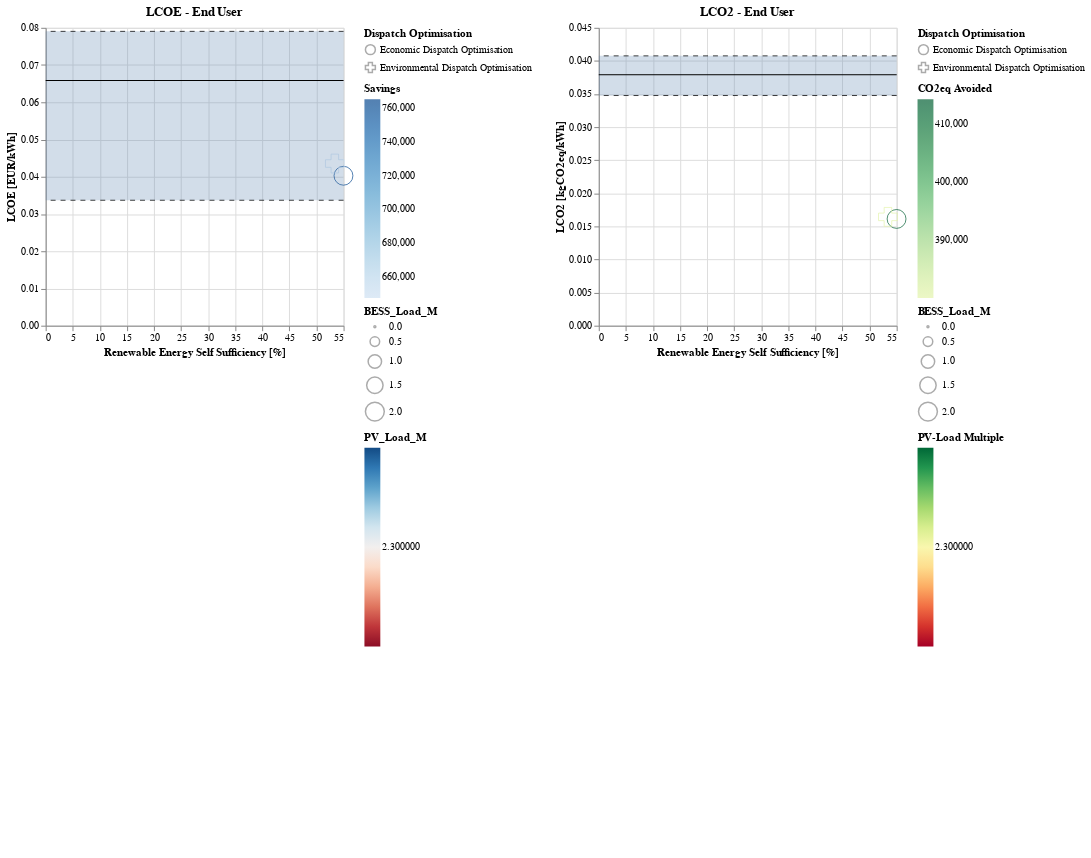

This figure's notebook cell:
### Code cell
shape_values = {'Economic Dispatch Optimisation': 'circle', 'Environmental Dispatch Optimisation': 'cross'}

lines_lcoe_enduser_econ= alt.Chart(results_econ, title='LCOE - End User').mark_line(
    size= 1.5
).encode(
    x= alt.X('ress:Q', axis= alt.Axis(title='Renewable Energy Self Sufficiency [%]')),
    y= alt.Y('lcoe_enduser:Q', axis= alt.Axis(title='LCOE [EUR/kWh]')),
    # shape= alt.Shape(
    #     'earnings_class:N',
    #     scale=alt.Scale(
    #         domain=list(shape_values.keys()),
    #         range=list(shape_values.values())
    #     )
    # ),
    color= alt.Color('PV_Load_M:Q').scale(
        scheme='redblue',
        #domain= (0, 8)
    ),
)
lines_lcoe_enduser_env= alt.Chart(results_env, title='LCOE - End User').mark_line(
    size= 1.5
).encode(
    x= alt.X('ress:Q', axis= alt.Axis(title='Renewable Energy Self Sufficiency [%]')),
    y= alt.Y('lcoe_enduser:Q', axis= alt.Axis(title='LCOE [EUR/kWh]')),
    # shape= alt.Shape(
    #     'earnings_class:N',
    #     scale=alt.Scale(
    #         domain=list(shape_values.keys()),
    #         range=list(shape_values.values())
    #     )
    # ),
    color= alt.Color(
        'PV_Load_M:Q',
        legend= alt.Legend(
            title= '',
            labelOpacity=0,
            gradientOpacity=0,
            symbolOpacity=0
        )
    ).scale(
        scheme='redblue',
        #domain= (0, 8)
    )
)
points_lcoe_enduser= alt.Chart(results).mark_point(
    size= 150,
    strokeWidth= 1
).encode(
    alt.X(
        'ress:Q',
        # axis= alt.Axis(
        #     title='',
        #     labelOpacity= 0
        # )
    ),
    alt.Y(
        'lcoe_enduser:Q',
        # axis= alt.Axis(
        #     title='',
        #     labelOpacity= 0
        # )
    ),
    shape= alt.Shape(
        'label:N',
        scale=alt.Scale(
            domain=list(shape_values.keys()),
            range=list(shape_values.values())
        ),
        legend= alt.Legend(
            title= 'Dispatch Optimisation'
        )
    ),
    color= alt.Color(
        'savings:Q',
        legend= alt.Legend(
            title='Savings',
            #title='',
            # labelOpacity= 0,
            # symbolOpacity= 0,
            # gradientOpacity= 0,
            # titleOpacity=0
        )
    ).scale(
        scheme='blues',
        #domain= (-1500000, 1500000)
    ),
    size= alt.Size(
        'BESS_Load_M:Q',
        legend= alt.Legend(
            #title= '',
        )
    )
)


lines_lco2_enduser_econ= alt.Chart(results_econ, title='LCO2 - End User').mark_line(
    size= 1.5
).encode(
    x= alt.X('ress:Q', axis= alt.Axis(title='Renewable Energy Self Sufficiency [%]')),
    y= alt.Y('lco2_enduser:Q', axis= alt.Axis(title='LCO2 [kgCO2eq/kWh]')),
    # shape= alt.Shape(
    #     'earnings_class:N',
    #     scale=alt.Scale(
    #         domain=list(shape_values.keys()),
    #         range=list(shape_values.values())
    #     )
    # ),
    color= alt.Color(
        'PV_Load_M:Q',
        legend= alt.Legend(
            title= 'PV-Load Multiple'
        )
    ).scale(
        scheme='redyellowgreen',
        #domain= (0, 8)
    ),
)
lines_lco2_enduser_env= alt.Chart(results_env, title='LCO2 - End User').mark_line(
    size= 1.5
).encode(
    x= alt.X('ress:Q', axis= alt.Axis(title='Renewable Energy Self Sufficiency [%]')),
    y= alt.Y('lco2_enduser:Q', axis= alt.Axis(title='LCO2 [kgCO2eq/kWh]')),
    # shape= alt.Shape(
    #     'earnings_class:N',
    #     scale=alt.Scale(
    #         domain=list(shape_values.keys()),
    #         range=list(shape_values.values())
    #     )
    # ),
    color= alt.Color(
        'PV_Load_M:Q',
        legend= alt.Legend(
            title= '',
            labelOpacity=0,
            gradientOpacity=0,
            titleOpacity=0
        )
    ).scale(
        scheme='redyellowgreen',
        #domain= (0, 8)
    ),
)
points_lco2_enduser= alt.Chart(results).mark_point(
    size= 150,
    strokeWidth= 1
).encode(
    alt.X(
        'ress:Q',
        # axis= alt.Axis(
        #     title='',
        #     labelOpacity= 0
        # )
    ),
    alt.Y(
        'lco2_enduser:Q',
        # axis= alt.Axis(
        #     title='',
        #     labelOpacity= 0
        # )
    ),
    shape= alt.Shape(
        'label:N',
        scale=alt.Scale(
            domain=list(shape_values.keys()),
            range=list(shape_values.values()),
        ),
        legend= alt.Legend(
            title= 'Dispatch Optimisation'
        )
    ),
    color= alt.Color(
        'co2avoided:Q',
        legend= alt.Legend(
            title='CO2eq Avoided',
            # title='',
            # labelOpacity= 0,
            # symbolOpacity= 0,
            # gradientOpacity= 0
        )
    ).scale(
        scheme='yellowgreen',
        #domain= (-800000, 500000)
    ),
    size= alt.Size(
        'BESS_Load_M:Q'
    )
)


# alt.layer(lines_lcoe + points_lcoe)#.resolve_scale(shape= 'independent')


alt.hconcat(
    alt.layer(
        points_lcoe_enduser,
        lines_lcoe_enduser_econ,
        lines_lcoe_enduser_env,
        chart_band_price,
        chart_rule_price_quartiles,
        chart_rule_price_avg
    ).resolve_scale(
        color= 'independent',
        size= 'independent'
    ),
    alt.layer(
        points_lco2_enduser,
        lines_lco2_enduser_econ,
        lines_lco2_enduser_env,
        chart_band_co2,
        chart_rule_co2_quartiles,
        chart_rule_co2_avg
    ).resolve_scale(
        color= 'independent',
        size= 'independent'
    )
).resolve_scale(
    #legend= 'independent',
    #scale= 'independent',
    shape= 'independent',
    color= 'independent'
)

### Figure 1 — Vega-Lite specification as saved in the notebook (floating-point values rounded to 4 significant figures)
{"config": {"view": {"continuousWidth": 300, "continuousHeight": 300}}, "hconcat": [{"layer": [{"data": {"name": "data-19383e83c3449379a97158735675f9dc"}, "mark": {"type": "point", "size": 150, "strokeWidth": 1}, "encoding": {"color": {"field": "savings", "legend": {"title": "Savings"}, "scale": {"scheme": "blues"}, "type": "quantitative"}, "shape": {"field": "label", "legend": {"title": "Dispatch Optimisation"}, "scale": {"domain": ["Economic Dispatch Optimisation", "Environmental Dispatch Optimisation"], "range": ["circle", "cross"]}, "type": "nominal"}, "size": {"field": "BESS_Load_M", "legend": {}, "type": "quantitative"}, "x": {"field": "ress", "type": "quantitative"}, "y": {"field": "lcoe_enduser", "type": "quantitative"}}}, {"data": {"name": "data-5113375793d75169b863ffa22a50afd1"}, "mark": {"type": "line", "size": 1.5}, "encoding": {"color": {"field": "PV_Load_M", "scale": {"scheme": "redblue"}, "type": "quantitative"}, "x": {"axis": {"title": "Renewable Energy Self Sufficiency [%]"}, "field": "ress", "type": "quantitative"}, "y": {"axis": {"title": "LCOE [EUR/kWh]"}, "field": "lcoe_enduser", "type": "quantitative"}}, "title": "LCOE - End User"}, {"data": {"name": "data-f9683b452e56694cd5e4e55439d9d0dc"}, "mark": {"type": "line", "size": 1.5}, "encoding": {"color": {"field": "PV_Load_M", "legend": {"gradientOpacity": 0, "labelOpacity": 0, "symbolOpacity": 0, "title": ""}, "scale": {"scheme": "redblue"}, "type": "quantitative"}, "x": {"axis": {"title": "Renewable Energy Self Sufficiency [%]"}, "field": "ress", "type": "quantitative"}, "y": {"axis": {"title": "LCOE [EUR/kWh]"}, "field": "lcoe_enduser", "type": "quantitative"}}, "title": "LCOE - End User"}, {"data": {"name": "data-1a1891a4e8933da348c85607881f8777"}, "mark": {"type": "errorband", "extent": "ci", "interpolate": "linear", "opacity": 0.25}, "encoding": {"y": {"axis": {"title": ""}, "field": "Avg_Price", "type": "quantitative"}}}, {"data": {"name": "data-1a1891a4e8933da348c85607881f8777"}, "mark": {"type": "rule", "opacity": 0.75, "strokeDash": [5, 5]}, "encoding": {"y": {"axis": {"title": ""}, "field": "Avg_Price", "type": "quantitative"}}}, {"data": {"name": "data-29063736421324a240b4facf614d11f1"}, "mark": {"type": "rule"}, "encoding": {"y": {"axis": {"title": ""}, "field": "Avg_Price", "type": "quantitative"}}}], "resolve": {"scale": {"color": "independent", "size": "independent"}}}, {"layer": [{"data": {"name": "data-19383e83c3449379a97158735675f9dc"}, "mark": {"type": "point", "size": 150, "strokeWidth": 1}, "encoding": {"color": {"field": "co2avoided", "legend": {"title": "CO2eq Avoided"}, "scale": {"scheme": "yellowgreen"}, "type": "quantitative"}, "shape": {"field": "label", "legend": {"title": "Dispatch Optimisation"}, "scale": {"domain": ["Economic Dispatch Optimisation", "Environmental Dispatch Optimisation"], "range": ["circle", "cross"]}, "type": "nominal"}, "size": {"field": "BESS_Load_M", "type": "quantitative"}, "x": {"field": "ress", "type": "quantitative"}, "y": {"field": "lco2_enduser", "type": "quantitative"}}}, {"data": {"name": "data-5113375793d75169b863ffa22a50afd1"}, "mark": {"type": "line", "size": 1.5}, "encoding": {"color": {"field": "PV_Load_M", "legend": {"title": "PV-Load Multiple"}, "scale": {"scheme": "redyellowgreen"}, "type": "quantitative"}, "x": {"axis": {"title": "Renewable Energy Self Sufficiency [%]"}, "field": "ress", "type": "quantitative"}, "y": {"axis": {"title": "LCO2 [kgCO2eq/kWh]"}, "field": "lco2_enduser", "type": "quantitative"}}, "title": "LCO2 - End User"}, {"data": {"name": "data-f9683b452e56694cd5e4e55439d9d0dc"}, "mark": {"type": "line", "size": 1.5}, "encoding": {"color": {"field": "PV_Load_M", "legend": {"gradientOpacity": 0, "labelOpacity": 0, "title": "", "titleOpacity": 0}, "scale": {"scheme": "redyellowgreen"}, "type": "quantitative"}, "x": {"axis": {"title": "Renewable Energy Self Sufficiency [%]"}, "field": "ress", "type": "quantitative"}, "y": {"axis": {"title": "LCO2 [kgCO2eq/kWh]"}, "field": "lco2_enduser", "type": "quantitative"}}, "title": "LCO2 - End User"}, {"data": {"name": "data-1a1891a4e8933da348c85607881f8777"}, "mark": {"type": "errorband", "extent": "ci", "interpolate": "linear", "opacity": 0.25}, "encoding": {"y": {"axis": {"title": ""}, "field": "Avg_CO2eq", "type": "quantitative"}}}, {"data": {"name": "data-1a1891a4e8933da348c85607881f8777"}, "mark": {"type": "rule", "opacity": 0.75, "strokeDash": [5, 5]}, "encoding": {"y": {"axis": {"title": ""}, "field": "Avg_CO2eq", "type": "quantitative"}}}, {"data": {"name": "data-29063736421324a240b4facf614d11f1"}, "mark": {"type": "rule"}, "encoding": {"y": {"axis": {"title": ""}, "field": "Avg_CO2eq", "type": "quantitative"}}}], "resolve": {"scale": {"color": "independent", "size": "independent"}}}], "resolve": {"scale": {"color": "independent", "shape": "independent"}}, "$schema": "https://vega.github.io/schema/vega-lite/v5.8.0.json", "datasets": {"data-19383e83c3449379a97158735675f9dc": [{"P_PV": 7.0, "P_BESS": 6.0, "E_BESS": 6.0, "T_BESS": 1.0, "pv2load": 8735500, "pv2bess": 2953968, "pv2curtail": 7519577, "pv2grid": 6594639, "bess2load": 2242639, "bess2grid": 1314622, "grid2load": 8271747, "grid2bess": 1062497, "annual_energy": 18890000.0, "capex": 3260000.0, "capex_pv": 560000.0, "capex_bess": 2700000.0, "opex": 57000.0, "opex_pv": 21000.0, "opex_bess": 36000.0, "capex_co2": 831000.0, "capex_co2_pv": 231000.0, "capex_co2_bess": 600000.0, "opex_co2": 0.0, "opex_co2_pv": 0.0, "opex_co2_bess": 0.0, "lcoe_investor": 0.01417, "lcoe_enduser": 0.04027, "lcoe_revenue": -0.004448, "lco2_investor": 0.004185, "lco2_enduser": 0.01613, "lco2_abatement": -0.00754, "savings": 765000.0, "energy_procurement_costs": 738300.0, "energy_procurement_costs_load": 691300.0, "energy_procurement_costs_bess": 46960.0, "profit": 466700.0, "profit_pv": 386900.0, "profit_bess": 79860.0, "co2avoided": 414200.0, "co2burden": 363300.0, "co2burden_load": 322400.0, "co2burden_bess": 40900.0, "co2abatement": 294000.0, "co2abatement_pv": 244900.0, "co2abatement_bess": 49130.0, "cycles": 592.0, "self_sufficiency": 58.12, "ress": 54.98, "self_consumption": 0.001358, "net_savings": 26670.0, "net_co2avoided": 50990.0, "net_earnings": 493400.0, "net_abatement": 345000.0, "PV_Load_M": 2.3, "BESS_Load_M": 2.0, "pv2load_share": 0.3385, "pv2bess_share": 0.1145, "pv2grid_share": 0.2556, "curtailment_share": 0.2914, "bess2load_share": 0.6304, "bess2grid_share": 0.3696, "earnings_class": "positive", "co2abatement_class": "positive", "savings_class": "positive", "co2avoided_class": "positive", "label": "Economic Dispatch Optimisation"}, {"P_PV": 7.0, "P_BESS": 6.0, "E_BESS": 6.0, "T_BESS": 1.0, "pv2load": 8796130, "pv2bess": 2875335, "pv2curtail": 7513927, "pv2grid": 6618312, "bess2load": 1308012, "bess2grid": 1278061, "grid2load": 9083460, "grid2bess": 43967, "annual_energy": 18000000.0, "capex": 3260000.0, "capex_pv": 560000.0, "capex_bess": 2700000.0, "opex": 57000.0, "opex_pv": 21000.0, "opex_bess": 36000.0, "capex_co2": 831000.0, "capex_co2_pv": 231000.0, "capex_co2_bess": 600000.0, "opex_co2": 0.0, "opex_co2_pv": 0.0, "opex_co2_bess": 0.0, "lcoe_investor": 0.01296, "lcoe_enduser": 0.04355, "lcoe_revenue": -0.0065, "lco2_investor": 0.002741, "lco2_enduser": 0.01644, "lco2_abatement": -0.009548, "savings": 647900.0, "energy_procurement_costs": 801900.0, "energy_procurement_costs_load": 800300.0, "energy_procurement_costs_bess": 1543.0, "profit": 465100.0, "profit_pv": 385100.0, "profit_bess": 79970.0, "co2avoided": 380100.0, "co2burden": 355500.0, "co2burden_load": 354000.0, "co2burden_bess": 1462.0, "co2abatement": 293700.0, "co2abatement_pv": 245800.0, "co2abatement_bess": 47850.0, "cycles": 431.0, "self_sufficiency": 53.49, "ress": 53.39, "self_consumption": 0.001356, "net_savings": -90430.0, "net_co2avoided": 16860.0, "net_earnings": 376300.0, "net_abatement": 310900.0, "PV_Load_M": 2.3, "BESS_Load_M": 2.0, "pv2load_share": 0.3409, "pv2bess_share": 0.1114, "pv2grid_share": 0.2565, "curtailment_share": 0.2912, "bess2load_share": 0.5058, "bess2grid_share": 0.4942, "earnings_class": "positive", "co2abatement_class": "positive", "savings_class": "negative", "co2avoided_class": "positive", "label": "Environmental Dispatch Optimisation"}], "data-5113375793d75169b863ffa22a50afd1": [{"P_PV": 7.0, "P_BESS": 6.0, "E_BESS": 6.0, "T_BESS": 1.0, "pv2load": 8735500, "pv2bess": 2953968, "pv2curtail": 7519577, "pv2grid": 6594639, "bess2load": 2242639, "bess2grid": 1314622, "grid2load": 8271747, "grid2bess": 1062497, "annual_energy": 18890000.0, "capex": 3260000.0, "capex_pv": 560000.0, "capex_bess": 2700000.0, "opex": 57000.0, "opex_pv": 21000.0, "opex_bess": 36000.0, "capex_co2": 831000.0, "capex_co2_pv": 231000.0, "capex_co2_bess": 600000.0, "opex_co2": 0.0, "opex_co2_pv": 0.0, "opex_co2_bess": 0.0, "lcoe_investor": 0.01417, "lcoe_enduser": 0.04027, "lcoe_revenue": -0.004448, "lco2_investor": 0.004185, "lco2_enduser": 0.01613, "lco2_abatement": -0.00754, "savings": 765000.0, "energy_procurement_costs": 738300.0, "energy_procurement_costs_load": 691300.0, "energy_procurement_costs_bess": 46960.0, "profit": 466700.0, "profit_pv": 386900.0, "profit_bess": 79860.0, "co2avoided": 414200.0, "co2burden": 363300.0, "co2burden_load": 322400.0, "co2burden_bess": 40900.0, "co2abatement": 294000.0, "co2abatement_pv": 244900.0, "co2abatement_bess": 49130.0, "cycles": 592.0, "self_sufficiency": 58.12, "ress": 54.98, "self_consumption": 0.001358, "net_savings": 26670.0, "net_co2avoided": 50990.0, "net_earnings": 493400.0, "net_abatement": 345000.0, "PV_Load_M": 2.3, "BESS_Load_M": 2.0, "pv2load_share": 0.3385, "pv2bess_share": 0.1145, "pv2grid_share": 0.2556, "curtailment_share": 0.2914, "bess2load_share": 0.6304, "bess2grid_share": 0.3696, "earnings_class": "positive", "co2abatement_class": "positive", "savings_class": "positive", "co2avoided_class": "positive", "label": "Economic Dispatch Optimisation"}], "data-f9683b452e56694cd5e4e55439d9d0dc": [{"P_PV": 7.0, "P_BESS": 6.0, "E_BESS": 6.0, "T_BESS": 1.0, "pv2load": 8796130, "pv2bess": 2875335, "pv2curtail": 7513927, "pv2grid": 6618312, "bess2load": 1308012, "bess2grid": 1278061, "grid2load": 9083460, "grid2bess": 43967, "annual_energy": 18000000.0, "capex": 3260000.0, "capex_pv": 560000.0, "capex_bess": 2700000.0, "opex": 57000.0, "opex_pv": 21000.0, "opex_bess": 36000.0, "capex_co2": 831000.0, "capex_co2_pv": 231000.0, "capex_co2_bess": 600000.0, "opex_co2": 0.0, "opex_co2_pv": 0.0, "opex_co2_bess": 0.0, "lcoe_investor": 0.01296, "lcoe_enduser": 0.04355, "lcoe_revenue": -0.0065, "lco2_investor": 0.002741, "lco2_enduser": 0.01644, "lco2_abatement": -0.009548, "savings": 647900.0, "energy_procurement_costs": 801900.0, "energy_procurement_costs_load": 800300.0, "energy_procurement_costs_bess": 1543.0, "profit": 465100.0, "profit_pv": 385100.0, "profit_bess": 79970.0, "co2avoided": 380100.0, "co2burden": 355500.0, "co2burden_load": 354000.0, "co2burden_bess": 1462.0, "co2abatement": 293700.0, "co2abatement_pv": 245800.0, "co2abatement_bess": 47850.0, "cycles": 431.0, "self_sufficiency": 53.49, "ress": 53.39, "self_consumption": 0.001356, "net_savings": -90430.0, "net_co2avoided": 16860.0, "net_earnings": 376300.0, "net_abatement": 310900.0, "PV_Load_M": 2.3, "BESS_Load_M": 2.0, "pv2load_share": 0.3409, "pv2bess_share": 0.1114, "pv2grid_share": 0.2565, "curtailment_share": 0.2912, "bess2load_share": 0.5058, "bess2grid_share": 0.4942, "earnings_class": "positive", "co2abatement_class": "positive", "savings_class": "negative", "co2avoided_class": "positive", "label": "Environmental Dispatch Optimisation"}], "data-1a1891a4e8933da348c85607881f8777": [{"Avg_Price": 0.03369, "Avg_CO2eq": 0.03477}, {"Avg_Price": 0.07904, "Avg_CO2eq": 0.04076}], "data-29063736421324a240b4facf614d11f1": [{"Avg_Price": 0.06585, "Avg_CO2eq": 0.03791}]}}
